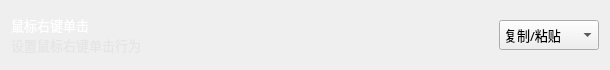
                  <widget class="QWidget" name="verticalWidget_14" native="true">
                   <property name="minimumSize">
                    <size>
                     <width>0</width>
                     <height>70</height>
                    </size>
                   </property>
                   <property name="maximumSize">
                    <size>
                     <width>16777215</width>
                     <height>70</height>
                    </size>
                   </property>
                   <property name="styleSheet">
                    <string notr="true">#verticalWidget_14{background-color: rgba(223, 223, 223,50);
border-radius: 5px;}</string>
                   </property>
                   <layout class="QHBoxLayout" name="horizontalLayout_24">
                    <item>
                     <widget class="QWidget" name="horizontalWidget_23" native="true">
                      <property name="minimumSize">
                       <size>
                        <width>0</width>
                        <height>40</height>
                       </size>
                      </property>
                      <property name="maximumSize">
                       <size>
                        <width>16777215</width>
                        <height>40</height>
                       </size>
                      </property>
                      <layout class="QVBoxLayout" name="verticalLayout_26">
                       <property name="spacing">
                        <number>0</number>
                       </property>
                       <property name="leftMargin">
                        <number>0</number>
                       </property>
                       <property name="topMargin">
                        <number>0</number>
                       </property>
                       <property name="rightMargin">
                        <number>0</number>
                       </property>
                       <property name="bottomMargin">
                        <number>0</number>
                       </property>
                       <item>
                        <widget class="QLabel" name="label_mouseRightClick">
                         <property name="font">
                          <font>
                           <family>OPPOSans B</family>
                           <pointsize>10</pointsize>
                           <stylestrategy>PreferAntialias</stylestrategy>
                          </font>
                         </property>
                         <property name="styleSheet">
                          <string notr="true">color: rgb(255, 255, 255);</string>
                         </property>
                         <property name="text">
                          <string>鼠标右键单击</string>
                         </property>
                        </widget>
                       </item>
                       <item>
                        <widget class="QLabel" name="label_mouseRightClick_tip">
                         <property name="minimumSize">
                          <size>
                           <width>0</width>
                           <height>20</height>
                          </size>
                         </property>
                         <property name="maximumSize">
                          <size>
                           <width>16777215</width>
                           <height>20</height>
                          </size>
                         </property>
                         <property name="font">
                          <font>
                           <family>OPPOSans B</family>
                           <pointsize>10</pointsize>
                           <stylestrategy>PreferAntialias</stylestrategy>
                          </font>
                         </property>
                         <property name="styleSheet">
                          <string notr="true">color: rgba(223, 223, 223, 150);</string>
                         </property>
                         <property name="text">
                          <string>设置鼠标右键单击行为</string>
                         </property>
                        </widget>
                       </item>
                      </layout>
                     </widget>
                    </item>
                    <item>
                     <spacer name="horizontalSpacer_61">
                      <property name="orientation">
                       <enum>Qt::Horizontal</enum>
                      </property>
                      <property name="sizeHint" stdset="0">
                       <size>
                        <width>352</width>
                        <height>20</height>
                       </size>
                      </property>
                     </spacer>
                    </item>
                    <item>
                     <widget class="QComboBox" name="comboBox_mouseRightClick">
                      <property name="minimumSize">
                       <size>
                        <width>100</width>
                        <height>30</height>
                       </size>
                      </property>
                      <property name="maximumSize">
                       <size>
                        <width>100</width>
                        <height>30</height>
                       </size>
                      </property>
                      <property name="font">
                       <font>
                        <family>OPPOSans B</family>
                        <pointsize>10</pointsize>
                        <stylestrategy>PreferAntialias</stylestrategy>
                       </font>
                      </property>
                      <property name="styleSheet">
                       <string notr="true"/>
                      </property>
                      <property name="iconSize">
                       <size>
                        <width>20</width>
                        <height>20</height>
                       </size>
                      </property>
                      <item>
                       <property name="text">
                        <string>复制/粘贴</string>
                       </property>
                      </item>
                      <item>
                       <property name="text">
                        <string>弹出菜单</string>
                       </property>
                      </item>
                      <item>
                       <property name="text">
                        <string>智能选择</string>
                       </property>
                      </item>
                     </widget>
                    </item>
                   </layout>
                  </widget>
